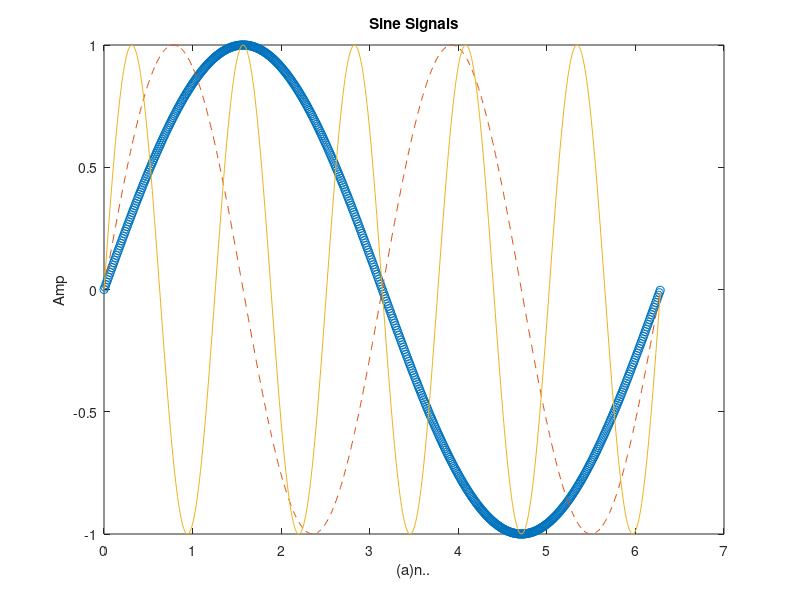

This chart was generated by the following MATLAB code:
clc; clear all; close all;
t=0:.01:6.28;
y1=sin(t);
y2=sin(2*t);
y3=sin(5*t);
figure(1);
plot(t,y1,'o',t,y2,'--',t,y3);
ylabel("Amp"); xlabel("(a)n..");
title("Sine Signals");
